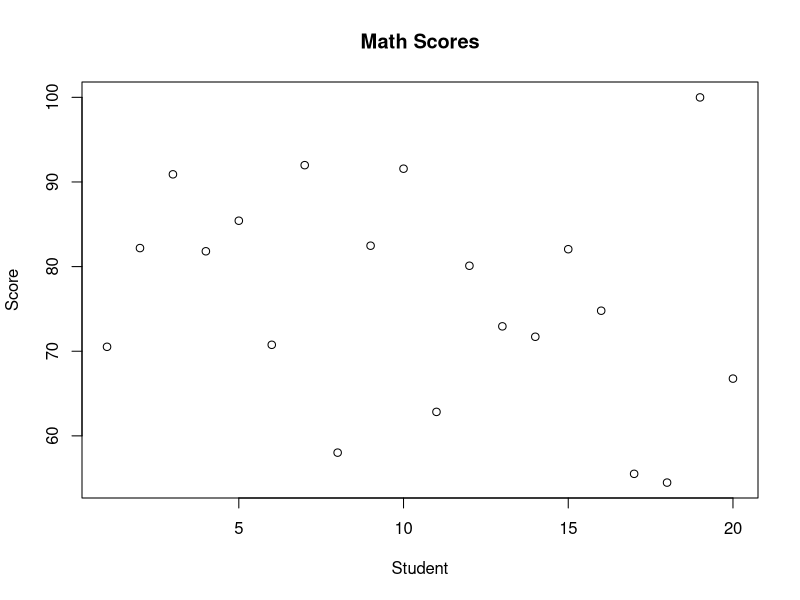
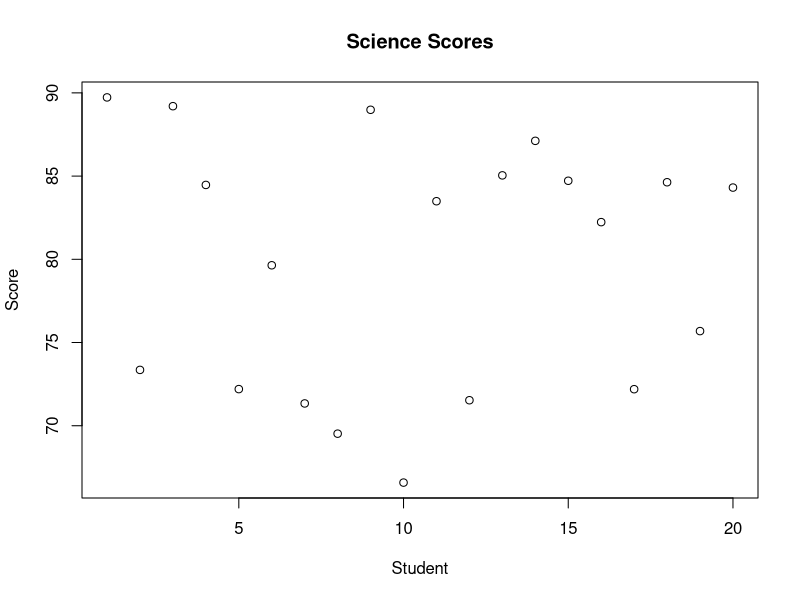
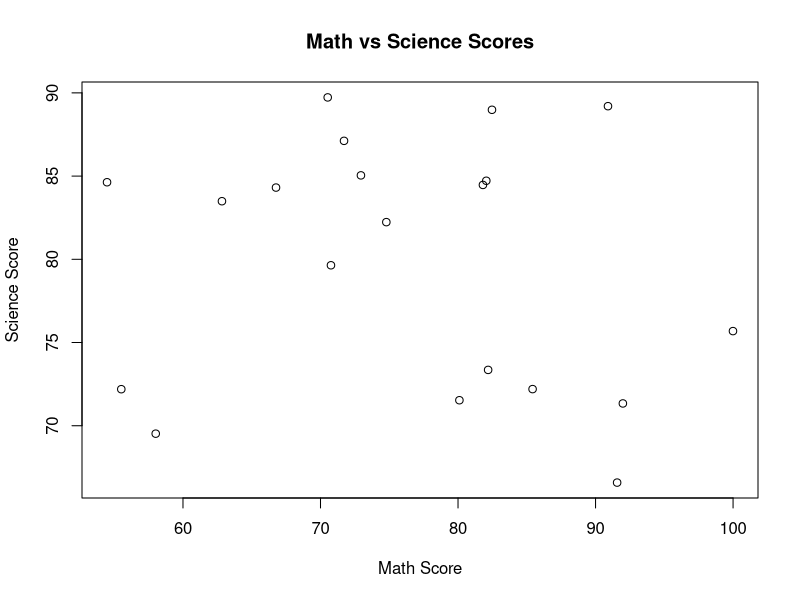

Generate these figures, in order, with R:
## ---- chunk 1
# Load data
data <- data.frame(
  student = 1:20,
  math_score = rnorm(20, mean = 75, sd = 10),
  science_score = rnorm(20, mean = 80, sd = 8)
)

# Basic statistics
summary(data)
## ---- chunk 2
# Plot math scores
plot(data$math_score, main = "Math Scores", xlab = "Student", ylab = "Score")

# Plot science scores  
plot(data$science_score, main = "Science Scores", xlab = "Student", ylab = "Score")

# Scatter plot comparison
plot(data$math_score, data$science_score, 
     xlab = "Math Score", ylab = "Science Score",
     main = "Math vs Science Scores")
